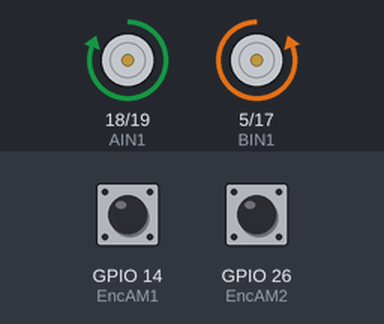
Recording of a program running on a simulated ESP32. Shown: motor-driver pin pairs drawn as motors (green arrow = first pin HIGH = forward, orange = second pin HIGH = backward, longer = more drive, scaled by the enable pin). The test bench sets the inputs (shaded band); at power-on: GPIO 14 (EncAM1) HIGH, GPIO 26 (EncAM2) HIGH. WiFi joins after 1.5 s; servers stay silent unless stated; what the program prints to the serial monitor is not drawn.

Above: at 2.7 s.
2.8 s: GPIO 14 (EncAM1) pulsed LOW 5 times (0.12 s each, 0.3 s apart)
At 9.5 s:
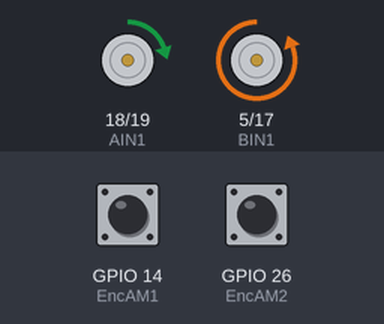
At 24.6 s:
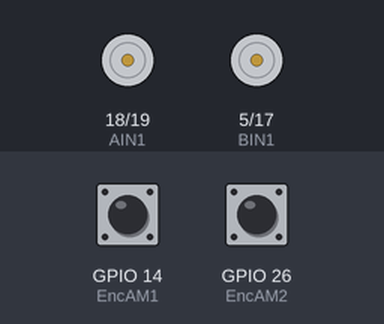
Timing chart, 0 to 25.2 s (numbered marks = the images above; inputs shaded):
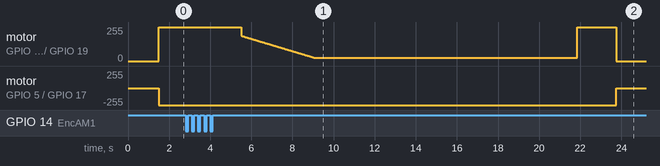

The program:

main.cpp
```cpp
/*****************************
  Proyecto Sistemas de Control 2025-2
  HMI web TENSIÓN – TIEMPO – VELOCIDAD
  Motor IZQ (motor1) y Motor DER (motor2)

  Actualizado: 03/12/2025
*****************************/

#include <Arduino.h>
#include <WiFi.h>
#include <WebServer.h>

/* ====== CONFIGURAR WIFI ====== */
const char* ssid     = "Salvador";
const char* password = "candy123";

/* ====== SERVIDOR WEB ====== */
WebServer server(80);

/* Motor Driver Pins */
// Motor IZQ (motor1)
#define PWMA 23
#define AIN1 18
#define AIN2 19

// Motor DER (motor2)
#define BIN1 5
#define BIN2 17
#define PWMB 16

// Low Pass Filter
// Filtro pasabajos
#define wc 50 // Frecuencia de corte del filtro (rad/s)
#define Tf 0.005 // Tiempo de muestreo (s) [5 ms]

/* Encoder Pins */
// Encoder motor IZQ
#define EncAM1 14
#define EncBM1 27
// Encoder motor DER
#define EncAM2 26
#define EncBM2 25

#define VM 11

typedef struct {
  double periodo;
  double tiempo;
  // Posición
  int32_t contador;
  double posicion;
  // Cálculo de velocidad
  double vel_ang, vel_1, vel_2, vel_ang_median;
  // Filtro pasabajos
  double y_k_1;
  int numbuffer;
  double vmotor;
  const uint16_t resolucion;
  double Kp; // For PI
  uint8_t id; // Identificador del motor
  double vel_d;
  double vel_ang_filt;
}MotorVars;

// Variables globales de motores
MotorVars motor1 = {1000000, 0, 0, 0, 0, 0, 0, 0, 0, 0, 0, 1080, 0.0571, 1, 0, 0};
MotorVars motor2 = {1000000, 0, 0, 0, 0, 0, 0, 0, 0, 0, 0, 1083, 0.0571, 2, 0, 0};

// Variables globales de posición
double phid, phi;
double x, xd, xdp;
double y, yd, ydp;
bool fin_trayectoria;

/* ====== PÁGINA HTML ====== */
const char MAIN_page[] PROGMEM = R"=====(
<!DOCTYPE html>
<html lang="es">
<head>
<meta charset="UTF-8">
<title>Tensión - Tiempo - Velocidad</title>
<style>
  html, body {
    height: 100%;
    margin: 0;
    padding: 0;
  }
  body {
    background: #b7f41a;                /* Verde fosforescente */
    font-family: Arial, sans-serif;
    display: flex;
    flex-direction: column;
  }

  .tabla-container {
    width: 95%;
    margin: 20px auto 0 auto;
  }

  table.panel {
    width: 100%;
    border-collapse: collapse;
  }

  table.panel th,
  table.panel td {
    border: 4px solid #000000;
    padding: 24px;
    text-align: center;
  }

  table.panel th {
    background: #c5ff3a;               /* Verde un poco más claro */
    font-size: 28px;
    font-weight: bold;
  }

  table.panel td {
    background: #ffffff;
    font-size: 24px;
  }

  .nombre {
    position: fixed;
    right: 40px;
    bottom: 20px;
    border-radius: 18px;
    border: 3px solid #000000;
    padding: 6px 20px;
    background: #d8ff5e;
    font-size: 16px;
  }
</style>
</head>
<body>

  <div class="tabla-container">
    <table class="panel">
      <thead>
        <tr>
          <th>TENSIÓN</th>
          <th>TIEMPO</th>
          <th>VELOCIDAD</th>
        </tr>
      </thead>
      <tbody>
        <tr>
          <td id="tension">--</td>
          <td id="tiempo">--</td>
          <td id="velocidad">--</td>
        </tr>
      </tbody>
    </table>
  </div>

  <div class="nombre">Grupo Alfa buena maravilla, super onda dinamita, escuadrón lobo.</div>

  <script>
    async function actualizar() {
      try {
        const r = await fetch('/status');
        if (!r.ok) return;
        const data = await r.json();

        // Tensión: motor IZQ y motor DER
        document.getElementById('tension').textContent =
          "Izq: " + data.tension_izq.toFixed(2) + " V   |   " +
          "Der: " + data.tension_der.toFixed(2) + " V";

        // Tiempo (común)
        document.getElementById('tiempo').textContent =
          data.tiempo.toFixed(2) + " s";

        // Velocidad: motor IZQ y motor DER
        document.getElementById('velocidad').textContent =
          "Izq: " + data.vel_izq.toFixed(2) + " °/s   |   " +
          "Der: " + data.vel_der.toFixed(2) + " °/s";

      } catch (e) {
        console.log("Error en actualización:", e);
      }
    }

    setInterval(actualizar, 500);
    actualizar();
  </script>
</body>
</html>
)=====";

/* ====== FUNCIONES DE MOTORES Y FILTRO ====== */

void isr_func(MotorVars *m, int enc, int resolution) {
  uint32_t now = micros();
  m->periodo = now - m->tiempo;
  m->tiempo = now;

  if (digitalRead(enc) == 1) {
    m->vel_ang = 360.0 / (m->periodo * 1e-6 * resolution);
    m->contador++;
  } else {
    m->vel_ang = -360.0 / (m->periodo * 1e-6 * resolution);
    m->contador--;
  }

  // Filtro mediana
  if (((m->vel_ang<m->vel_1)&&(m->vel_ang>=m->vel_2))||((m->vel_ang>=m->vel_1)&&(m->vel_ang<m->vel_2)))
    m->vel_ang_median = m->vel_ang;
  else if (((m->vel_1<m->vel_ang)&&(m->vel_1>=m->vel_2))||((m->vel_1>=m->vel_ang)&&(m->vel_1<m->vel_2)))
    m->vel_ang_median = m->vel_1;
  else
    m->vel_ang_median = m->vel_2;

  m->posicion = 360.0 * m->contador / resolution;
  m->vel_2 = m->vel_1;
  m->vel_1 = m->vel_ang;
}

void low_pass_filter(void *pvParameters)
{
  MotorVars *m = (MotorVars *)pvParameters;  // point to the right motor

  while (1)
  {
    double x_k = m->vel_ang_median;
    double y_k = (1.0 / (wc * Tf + 1.0)) * (m->y_k_1 + wc * Tf * x_k);
    m->y_k_1 = y_k;
    m->vel_ang_filt = y_k;

    vTaskDelay(5);  // 5 ms delay
  }
}

void IRAM_ATTR ISR_FUN_M1() { isr_func(&motor1, EncAM1, motor1.resolucion); }
void IRAM_ATTR ISR_FUN_M2() { isr_func(&motor2, EncAM2, motor2.resolucion); }

void env_volt(double vp, uint8_t motor_id)
{
  /* Send voltage to motor driver
    vp: voltage to send to motor
    IN1: AIN1 / BIN1 pin
    IN2: AIN2 / BIN2 pin
  */
  uint32_t Duty;
  uint8_t IN1, IN2;

  // Saturation
  if (vp > VM) vp = VM;
  else if (vp < -VM) vp = -VM;

  // Update vmotor
  if (motor_id == 1) // L
  {
    motor1.vmotor = vp;
    IN1 = AIN1;
    IN2 = AIN2;
  }
  else // R
  {
    motor2.vmotor = vp;
    IN1 = BIN2;
    IN2 = BIN1;
  }

  // Direction
  if (vp >= 0)
  {
    Duty = 1023 - (uint32_t)((1-vp/VM)*1023);
    ledcWrite(motor_id, Duty);
    digitalWrite(IN1, HIGH);
    digitalWrite(IN2, LOW);
  }
  else
  {
    Duty = 1023 - (uint32_t)((1+vp/VM)*1023);
    ledcWrite(motor_id, Duty);
    digitalWrite(IN1, LOW);
    digitalWrite(IN2, HIGH);
  }
}

void speed_control(void *pvParameters)
{
  MotorVars *m = (MotorVars *)pvParameters;  // point to the right motor

  double t = 0;
  double T = 0.001; // Periodo de muestreo

  m->vel_d = 200;
  // Parámetros del controlador PI
  double Ti = 0.0312;

  double I_ant = 0;
  double I = 0;
  double e = 0;
  double u = 0;
  double vel_d_clamped = 0, u_clamped = 0; // saturación
  while(1)
  {
    if (fin_trayectoria)
    {
      env_volt(0, m->id);
      vTaskDelay(1000);
      continue;
    }

    vel_d_clamped = constrain(m->vel_d, 0.0, 400.0);
    e = vel_d_clamped - m->vel_ang_filt;
    I = I_ant + e*T;
    u = m->Kp * (e + (1/Ti)*I);

    u_clamped = constrain(u, 1.0, VM);

    // Anti-windup
    if (u == u_clamped) // Dentro de los límites
    {
      I_ant = I;
    }

    env_volt(u_clamped, m->id);
    vTaskDelay(1);
  }
}

void generadorTrayectoria(double t)
{
  double V_ref = 0.15;
  double V_ref_g = 0.1;
  double distancia_s1 = 0.22;
  double radio_s2 = 0.15;
  double radio_s4 = 0.23;
  double distancia_s5 = 0.8;
  double radio_s6 = 0.08;//0.125;
  double radio_s7 = 0.05;//0.175;
  double distancia_s8 = 0.50;

  double dt1, dt2, dt3, dt4, dt5, dt6, dt7;
  double T1, T2, T3, T4, T5, T6, T7;

  dt1 = distancia_s1 / V_ref;
  dt2 = (0.6*PI * radio_s2) / V_ref_g;
  dt3 = (PI * radio_s4) / V_ref_g;
  dt4 = distancia_s5 / V_ref;
  dt5 = (0.5*PI * radio_s6) / V_ref_g;
  dt6 = (0.5 * PI * radio_s7) / V_ref_g;
  dt7 = distancia_s8 / V_ref;

  T1 = dt1;
  T2 = T1 + dt2;
  T3 = T2 + dt3;
  T4 = T3 + dt4;
  T5 = T4 + dt5;
  T6 = T5 + dt6;
  T7 = T6 + dt7;

  double xf1 = distancia_s1;
  double yf2 = radio_s2*2;
  double yf3 = radio_s4*2 + yf2;
  double xf4 = xf1 + distancia_s5;
  double xf5 = xf4 + radio_s6;
  double yf5 = yf3 - radio_s6;

  // Calculated endpoints for the new segments
  double xf6 = xf5 + radio_s7;
  double yf6 = yf5 - radio_s7;
  double xf7 = xf6 + distancia_s8;

  double V=V_ref;
  double t_local;
  double phi_p = 0;
  double theta_start;

  if (t <= T1)
  {
    xd = V_ref * t;
    yd = 0;
    xdp = V_ref;
    ydp = 0;
    phid = 0;
  }
  else if (t > T1 && t <= T2)
  {
    t_local = t - T1;
    phi_p = V_ref_g / radio_s2;
    phid = phi_p * t_local;
    xd = xf1 + radio_s2*sin(phid);
    yd = radio_s2 - radio_s2*cos(phid);
    xdp = V_ref_g*cos(phid);
    ydp = V_ref_g*sin(phid);
  }
  else if (t > T2 && t <= T3)
  {
    t_local = t - T2;
    phi_p = V_ref_g / radio_s4;
    theta_start = 3*PI/2;
    phid = theta_start - phi_p * t_local;
    xd = xf1 + radio_s4*cos(phid);
    yd = yf2 + radio_s4 + radio_s4*sin(phid);
    xdp = -radio_s4 * sin(phid) * (-phi_p);
    ydp = radio_s4 * cos(phid) * (-phi_p);
  }
  else if (t > T3 && t <= T4)
  {
    phid = 0;
    t_local = t - T3;
    xd = xf1 + V_ref*t_local;
    yd = yf3;
    xdp = V_ref;
    ydp = 0;
  }
  else if (t > T4 && t <= T5)
  {
    t_local = t - T4;
    phi_p = -V_ref_g / radio_s6;
    phid = 0 + phi_p*t_local;
    xd = xf4 - radio_s6*sin(phid);
    yd = (yf3 - radio_s6) + radio_s6*cos(phid);
    xdp = V_ref_g*cos(phid);
    ydp = V_ref_g*sin(phid);
  }
  else if (t > T5 && t <= T6)
  {
    // Segment 6: Left Turn (CCW) from South to East
    t_local = t - T5;
    phi_p = V_ref_g/radio_s7;

    // Angle on the circle (Starts at PI, goes to 3PI/2)
    double theta = PI + phi_p*t_local;

    // Center is at (xf5 + r, yf5)
    xd = (xf5 + radio_s7) + radio_s7*cos(theta);
    yd = yf5 + radio_s7*sin(theta);

    phid = -PI/2 + phi_p*t_local; // Robot heading (-90 to 0)
    xdp = V_ref_g*cos(phid);
    ydp = V_ref_g*sin(phid);
  }
  else if (t > T6 && t <= T7)
  {
    // Segment 7: Straight line East
    t_local = t - T6;
    phid = 0;
    xd = xf6 + V*t_local;
    yd = yf6;
    xdp = V;
    ydp = 0;
  }

  else
  {
    xd = xf7;
    yd = yf6;
    fin_trayectoria = true;
  }
}

void seguimientoTrayectoria(void *pvParameters)
{
  // Sigue la trayectoria definida por generadorTrayectoria
  // xd, xdp, yd, ydp, phi actualizados en generadorTrayectoria
  double a = 6.35/100; // En m
  double Tes = 0.8;
  double K1 = 4/Tes, K2 = 4/Tes;
  double x = 0, y = 0, av1 = 0, av2 = 0;

  double r = 6.75/200; // m
  double d = 24.6/100; // m
  // referencias
  double U_ref, W_ref, wd_ref, wi_ref;
  // Errores
  double xe = 0;
  double ye = 0;

  double t = 0; // t en segundos
  double dt = 20; // dt en ms

  double vrobot, wrobot, phi_est = 0;
  while(1)
  {
    generadorTrayectoria(t); // Actualizar valores

    if (fin_trayectoria)
    {
      // Apagar motores
      motor1.vmotor = 0;
      motor2.vmotor = 0;
    }

    else
    {
      // Estimaciones de posición y trayectoria
      vrobot = (r/2.0) * (motor2.vel_ang_filt + motor1.vel_ang_filt)*PI/180;
      wrobot = ((r/d) * (motor2.vel_ang_filt - motor1.vel_ang_filt))*PI/180;

      x += vrobot * cos(phi_est) * dt/1000;
      y += vrobot * sin(phi_est) * dt/1000;

      phi_est += wrobot * dt/1000; // Update phi_est
      if (phi_est > PI) phi_est -= 2*PI;
      if (phi_est < -PI) phi_est += 2*PI;

      phi = phi_est;

      // Error
      xe = xd - x;
      ye = yd - y;

      // Control de trayectoria
      av1 = K1*xe + xdp;
      av2 = K2*ye + ydp;

      U_ref = cos(phi)*av1 + sin(phi)*av2;
      W_ref = -sin(phi)/a*av1 + cos(phi)/a*av2;

      // Actualizar velocidad deseada para los motores
      motor1.vel_d = (U_ref*2/r - W_ref*d/r)/2*180/PI;
      motor2.vel_d = (U_ref*2/r + W_ref*d/r)/2*180/PI;
    }

    t += dt/1000; // Actualizar el tiempo
    vTaskDelay(dt);
  }
}

/* ====== HANDLERS WEB ====== */

void handleRoot() {
  server.send_P(200, "text/html", MAIN_page);
}

// /status -> JSON con tensiones y velocidades de IZQ y DER
void handleStatus() {
  unsigned long now = millis();
  double t_s = now / 1000.0;

  String json = "{";
  json += "\"tension_izq\":" + String(motor1.vmotor,       3) + ",";
  json += "\"tension_der\":" + String(phi,       3) + ",";
  json += "\"tiempo\":"      + String(t_s,                  3) + ",";
  json += "\"vel_izq\":"     + String(motor1.vel_ang_filt, 3) + ",";
  json += "\"vel_der\":"     + String(motor2.vel_ang_filt, 3);

  json += "}";

  server.send(200, "application/json", json);
}

/* ====== SETUP ====== */
void setup() {
  Serial.begin(115200);
  Serial.println("\nSetup...");

  // Pines
  pinMode(AIN1, OUTPUT); pinMode(AIN2, OUTPUT); pinMode(PWMA, OUTPUT);
  pinMode(BIN1, OUTPUT); pinMode(BIN2, OUTPUT); pinMode(PWMB, OUTPUT);
  pinMode(EncAM1, INPUT_PULLUP); pinMode(EncBM1, INPUT_PULLUP);
  pinMode(EncAM2, INPUT_PULLUP); pinMode(EncBM2, INPUT_PULLUP);

  // PWM
  ledcSetup(1, 20000, 10);
  ledcSetup(2, 20000, 10);
  ledcAttachPin(PWMA, 1);
  ledcAttachPin(PWMB, 2);

  // WiFi
  WiFi.mode(WIFI_STA);
  WiFi.begin(ssid, password);
  Serial.print("Conectando a WiFi");
  while (WiFi.status() != WL_CONNECTED) {
    delay(500);
    Serial.print(".");
  }
  Serial.println();
  Serial.print("Conectado! IP: ");
  Serial.println(WiFi.localIP());

  // WebServer
  server.on("/", handleRoot);
  server.on("/status", handleStatus);
  server.begin();
  Serial.println("Servidor HTTP iniciado");

  // Interrupciones
  attachInterrupt(EncAM1, ISR_FUN_M1, RISING);
  attachInterrupt(EncAM2, ISR_FUN_M2, RISING);

  // Tasks
  xTaskCreatePinnedToCore(low_pass_filter, "LPF_M1", 4000, &motor1, 2, NULL, APP_CPU_NUM); // LPF for motor 1
  xTaskCreatePinnedToCore(low_pass_filter, "LPF_M2", 4000, &motor2, 2, NULL, APP_CPU_NUM); // LPF for motor 2
  xTaskCreatePinnedToCore(speed_control, "Speed_Control_M1", 4000, &motor1, 3, NULL, APP_CPU_NUM); // Speed control motor 1
  xTaskCreatePinnedToCore(speed_control, "Speed_Control_M2", 4000, &motor2, 3, NULL, APP_CPU_NUM); // Speed control motor 1
  xTaskCreatePinnedToCore(seguimientoTrayectoria, "SeguimientoTrayectoria", 4000, NULL, 1, NULL, APP_CPU_NUM); // Seguimiento de la trayectoria

  Serial.println("Setup done!");
}

/* ====== LOOP ====== */
void loop() {
  server.handleClient();
}
```
